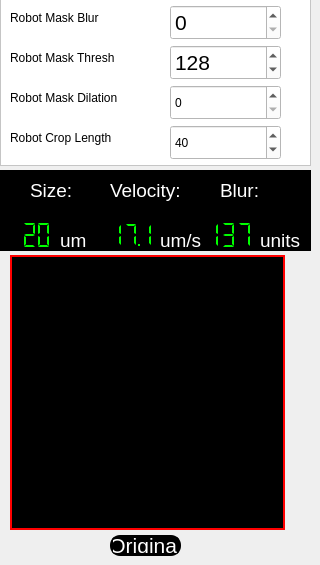
     <widget class="QWidget" name="tab">
      <attribute name="title">
       <string>Robot</string>
      </attribute>
      <widget class="QFrame" name="robotparamsframe_2">
       <property name="geometry">
        <rect>
         <x>0</x>
         <y>170</y>
         <width>311</width>
         <height>81</height>
        </rect>
       </property>
       <property name="styleSheet">
        <string notr="true"> color: rgb(255, 255, 255);
 background-color: rgb(0, 0, 0);
font-size: 14pt; font: Arial;</string>
       </property>
       <property name="frameShape">
        <enum>QFrame::StyledPanel</enum>
       </property>
       <property name="frameShadow">
        <enum>QFrame::Raised</enum>
       </property>
       <widget class="QLabel" name="robotsizelabel_2">
        <property name="geometry">
         <rect>
          <x>30</x>
          <y>10</y>
          <width>51</width>
          <height>20</height>
         </rect>
        </property>
        <property name="maximumSize">
         <size>
          <width>300</width>
          <height>50</height>
         </size>
        </property>
        <property name="text">
         <string>Size:   </string>
        </property>
       </widget>
       <widget class="QLabel" name="robotvelocitylabel_2">
        <property name="geometry">
         <rect>
          <x>110</x>
          <y>10</y>
          <width>81</width>
          <height>21</height>
         </rect>
        </property>
        <property name="maximumSize">
         <size>
          <width>300</width>
          <height>50</height>
         </size>
        </property>
        <property name="text">
         <string>Velocity: </string>
        </property>
       </widget>
       <widget class="QLabel" name="robotblurlabel_2">
        <property name="geometry">
         <rect>
          <x>220</x>
          <y>10</y>
          <width>51</width>
          <height>20</height>
         </rect>
        </property>
        <property name="maximumSize">
         <size>
          <width>16777215</width>
          <height>50</height>
         </size>
        </property>
        <property name="styleSheet">
         <string notr="true"/>
        </property>
        <property name="text">
         <string>Blur:</string>
        </property>
       </widget>
       <widget class="QLCDNumber" name="blurlcdnum_2">
        <property name="geometry">
         <rect>
          <x>200</x>
          <y>50</y>
          <width>61</width>
          <height>30</height>
         </rect>
        </property>
        <property name="styleSheet">
         <string notr="true">background-color: rgb(0,0,0); 
color: rgb(0,255,0);</string>
        </property>
        <property name="lineWidth">
         <number>0</number>
        </property>
        <property name="midLineWidth">
         <number>0</number>
        </property>
        <property name="smallDecimalPoint">
         <bool>true</bool>
        </property>
        <property name="digitCount">
         <number>3</number>
        </property>
        <property name="mode">
         <enum>QLCDNumber::Dec</enum>
        </property>
        <property name="segmentStyle">
         <enum>QLCDNumber::Flat</enum>
        </property>
        <property name="value" stdset="0">
         <double>137.000000000000000</double>
        </property>
       </widget>
       <widget class="QLabel" name="robotvelocityunitslabel_2">
        <property name="geometry">
         <rect>
          <x>160</x>
          <y>60</y>
          <width>41</width>
          <height>20</height>
         </rect>
        </property>
        <property name="maximumSize">
         <size>
          <width>300</width>
          <height>50</height>
         </size>
        </property>
        <property name="text">
         <string>um/s</string>
        </property>
       </widget>
       <widget class="QLabel" name="robotblurunitslabe_2">
        <property name="geometry">
         <rect>
          <x>260</x>
          <y>60</y>
          <width>41</width>
          <height>20</height>
         </rect>
        </property>
        <property name="maximumSize">
         <size>
          <width>300</width>
          <height>50</height>
         </size>
        </property>
        <property name="text">
         <string>units</string>
        </property>
       </widget>
       <widget class="QLCDNumber" name="sizelcdnum_2">
        <property name="geometry">
         <rect>
          <x>0</x>
          <y>50</y>
          <width>61</width>
          <height>30</height>
         </rect>
        </property>
        <property name="styleSheet">
         <string notr="true">background-color: rgb(0,0,0); 
color: rgb(0,255,0);</string>
        </property>
        <property name="lineWidth">
         <number>0</number>
        </property>
        <property name="midLineWidth">
         <number>0</number>
        </property>
        <property name="smallDecimalPoint">
         <bool>false</bool>
        </property>
        <property name="digitCount">
         <number>3</number>
        </property>
        <property name="mode">
         <enum>QLCDNumber::Dec</enum>
        </property>
        <property name="segmentStyle">
         <enum>QLCDNumber::Flat</enum>
        </property>
        <property name="value" stdset="0">
         <double>20.000000000000000</double>
        </property>
       </widget>
       <widget class="QLCDNumber" name="vellcdnum_2">
        <property name="geometry">
         <rect>
          <x>90</x>
          <y>50</y>
          <width>71</width>
          <height>30</height>
         </rect>
        </property>
        <property name="styleSheet">
         <string notr="true">background-color: rgb(0,0,0); 
color: rgb(0,255,0);</string>
        </property>
        <property name="lineWidth">
         <number>0</number>
        </property>
        <property name="midLineWidth">
         <number>0</number>
        </property>
        <property name="smallDecimalPoint">
         <bool>true</bool>
        </property>
        <property name="digitCount">
         <number>4</number>
        </property>
        <property name="mode">
         <enum>QLCDNumber::Dec</enum>
        </property>
        <property name="segmentStyle">
         <enum>QLCDNumber::Flat</enum>
        </property>
        <property name="value" stdset="0">
         <double>17.100000000000001</double>
        </property>
       </widget>
       <widget class="QLabel" name="robotsizeunitslabel_2">
        <property name="geometry">
         <rect>
          <x>60</x>
          <y>60</y>
          <width>31</width>
          <height>20</height>
         </rect>
        </property>
        <property name="maximumSize">
         <size>
          <width>300</width>
          <height>50</height>
         </size>
        </property>
        <property name="text">
         <string>um  </string>
        </property>
       </widget>
      </widget>
      <widget class="QLabel" name="CroppedVideoFeedLabel_2">
       <property name="geometry">
        <rect>
         <x>10</x>
         <y>255</y>
         <width>275</width>
         <height>275</height>
        </rect>
       </property>
       <property name="styleSheet">
        <string notr="true">background-color: rgb(0,0,0); border:2px solid rgb(255, 0, 0); </string>
       </property>
       <property name="text">
        <string/>
       </property>
      </widget>
      <widget class="QFrame" name="trackerparamsframe_2">
       <property name="geometry">
        <rect>
         <x>0</x>
         <y>-5</y>
         <width>311</width>
         <height>171</height>
        </rect>
       </property>
       <property name="styleSheet">
        <string notr="true"> color: rgb(0, 0, 0);
 background-color: rgb(255, 255, 255);
</string>
       </property>
       <property name="frameShape">
        <enum>QFrame::StyledPanel</enum>
       </property>
       <property name="frameShadow">
        <enum>QFrame::Raised</enum>
       </property>
       <widget class="QSpinBox" name="maskthreshbox_2">
        <property name="geometry">
         <rect>
          <x>170</x>
          <y>50</y>
          <width>111</width>
          <height>35</height>
         </rect>
        </property>
        <property name="font">
         <font>
          <pointsize>16</pointsize>
          <italic>false</italic>
          <bold>false</bold>
         </font>
        </property>
        <property name="styleSheet">
         <string notr="true"/>
        </property>
        <property name="maximum">
         <number>255</number>
        </property>
        <property name="singleStep">
         <number>10</number>
        </property>
        <property name="value">
         <number>128</number>
        </property>
       </widget>
       <widget class="QLabel" name="maskthreshlabel_robot">
        <property name="geometry">
         <rect>
          <x>10</x>
          <y>50</y>
          <width>150</width>
          <height>25</height>
         </rect>
        </property>
        <property name="maximumSize">
         <size>
          <width>150</width>
          <height>25</height>
         </size>
        </property>
        <property name="text">
         <string>Robot Mask Thresh</string>
        </property>
       </widget>
       <widget class="QSpinBox" name="maskdilationbox_2">
        <property name="geometry">
         <rect>
          <x>170</x>
          <y>90</y>
          <width>111</width>
          <height>35</height>
         </rect>
        </property>
        <property name="maximum">
         <number>40</number>
        </property>
       </widget>
       <widget class="QLabel" name="maskdilationlabel_robot">
        <property name="geometry">
         <rect>
          <x>10</x>
          <y>90</y>
          <width>141</width>
          <height>25</height>
         </rect>
        </property>
        <property name="maximumSize">
         <size>
          <width>150</width>
          <height>25</height>
         </size>
        </property>
        <property name="text">
         <string>Robot Mask Dilation</string>
        </property>
       </widget>
       <widget class="QSpinBox" name="croplengthbox_2">
        <property name="geometry">
         <rect>
          <x>170</x>
          <y>130</y>
          <width>111</width>
          <height>35</height>
         </rect>
        </property>
        <property name="minimum">
         <number>5</number>
        </property>
        <property name="maximum">
         <number>300</number>
        </property>
        <property name="singleStep">
         <number>5</number>
        </property>
        <property name="value">
         <number>40</number>
        </property>
        <property name="displayIntegerBase">
         <number>10</number>
        </property>
       </widget>
       <widget class="QLabel" name="croplengthlabel_robot">
        <property name="geometry">
         <rect>
          <x>10</x>
          <y>130</y>
          <width>141</width>
          <height>25</height>
         </rect>
        </property>
        <property name="maximumSize">
         <size>
          <width>150</width>
          <height>25</height>
         </size>
        </property>
        <property name="text">
         <string>Robot Crop Length</string>
        </property>
       </widget>
       <widget class="QSpinBox" name="maskblurbox_2">
        <property name="geometry">
         <rect>
          <x>170</x>
          <y>10</y>
          <width>111</width>
          <height>35</height>
         </rect>
        </property>
        <property name="font">
         <font>
          <pointsize>16</pointsize>
          <italic>false</italic>
          <bold>false</bold>
         </font>
        </property>
        <property name="styleSheet">
         <string notr="true"/>
        </property>
        <property name="maximum">
         <number>40</number>
        </property>
        <property name="singleStep">
         <number>1</number>
        </property>
        <property name="value">
         <number>0</number>
        </property>
       </widget>
       <widget class="QLabel" name="maskblurlabel_robot">
        <property name="geometry">
         <rect>
          <x>10</x>
          <y>10</y>
          <width>121</width>
          <height>25</height>
         </rect>
        </property>
        <property name="maximumSize">
         <size>
          <width>150</width>
          <height>25</height>
         </size>
        </property>
        <property name="text">
         <string>Robot Mask Blur</string>
        </property>
       </widget>
      </widget>
      <widget class="QPushButton" name="croppedmasktoggle_3">
       <property name="geometry">
        <rect>
         <x>110</x>
         <y>535</y>
         <width>71</width>
         <height>21</height>
        </rect>
       </property>
       <property name="maximumSize">
        <size>
         <width>300</width>
         <height>25</height>
        </size>
       </property>
       <property name="font">
        <font>
         <family>Arial</family>
         <pointsize>16</pointsize>
         <italic>false</italic>
         <bold>false</bold>
        </font>
       </property>
       <property name="styleSheet">
        <string notr="true">QPushButton {
                color: rgb(255, 255, 255);
                background-color: rgb(0, 0, 0);
                border-style: outset;
                border-width: 2px;
                border-radius: 10px;
                border-color: rgb(0, 0, 0);
                min-width: 1em;
                padding: 1px;
            }
            QPushButton:hover {
                background-color: rgb(100, 100, 100);
                color: rgb(255, 255, 255);
                border-style: inset;
			  border-color: rgb(0, 255, 0);
            }</string>
       </property>
       <property name="text">
        <string>Original</string>
       </property>
       <property name="checkable">
        <bool>true</bool>
       </property>
      </widget>
     </widget>
